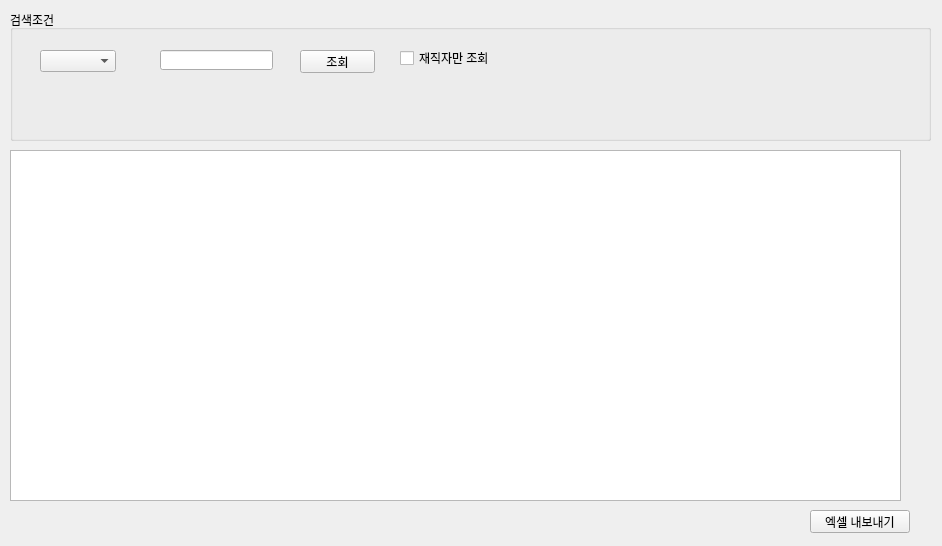
<?xml version="1.0" encoding="UTF-8"?>
<ui version="4.0">
 <class>Form</class>
 <widget class="QWidget" name="Form">
  <property name="geometry">
   <rect>
    <x>0</x>
    <y>0</y>
    <width>942</width>
    <height>546</height>
   </rect>
  </property>
  <property name="windowTitle">
   <string>Form</string>
  </property>
  <widget class="QGroupBox" name="groupBox">
   <property name="geometry">
    <rect>
     <x>10</x>
     <y>10</y>
     <width>921</width>
     <height>131</height>
    </rect>
   </property>
   <property name="title">
    <string>검색조건</string>
   </property>
   <widget class="QComboBox" name="cmb_search">
    <property name="geometry">
     <rect>
      <x>30</x>
      <y>40</y>
      <width>76</width>
      <height>22</height>
     </rect>
    </property>
   </widget>
   <widget class="QLineEdit" name="txt_search">
    <property name="geometry">
     <rect>
      <x>150</x>
      <y>40</y>
      <width>113</width>
      <height>20</height>
     </rect>
    </property>
   </widget>
   <widget class="QPushButton" name="btn_search">
    <property name="geometry">
     <rect>
      <x>290</x>
      <y>40</y>
      <width>75</width>
      <height>23</height>
     </rect>
    </property>
    <property name="text">
     <string>조회</string>
    </property>
   </widget>
   <widget class="QCheckBox" name="chk_active">
    <property name="geometry">
     <rect>
      <x>390</x>
      <y>40</y>
      <width>110</width>
      <height>16</height>
     </rect>
    </property>
    <property name="text">
     <string>재직자만 조회</string>
    </property>
   </widget>
  </widget>
  <widget class="QTableWidget" name="tableWidget">
   <property name="geometry">
    <rect>
     <x>10</x>
     <y>150</y>
     <width>891</width>
     <height>351</height>
    </rect>
   </property>
  </widget>
  <widget class="QPushButton" name="btn_out">
   <property name="geometry">
    <rect>
     <x>810</x>
     <y>510</y>
     <width>100</width>
     <height>23</height>
    </rect>
   </property>
   <property name="text">
    <string>엑셀 내보내기</string>
   </property>
  </widget>
 </widget>
 <resources/>
 <connections/>
</ui>
